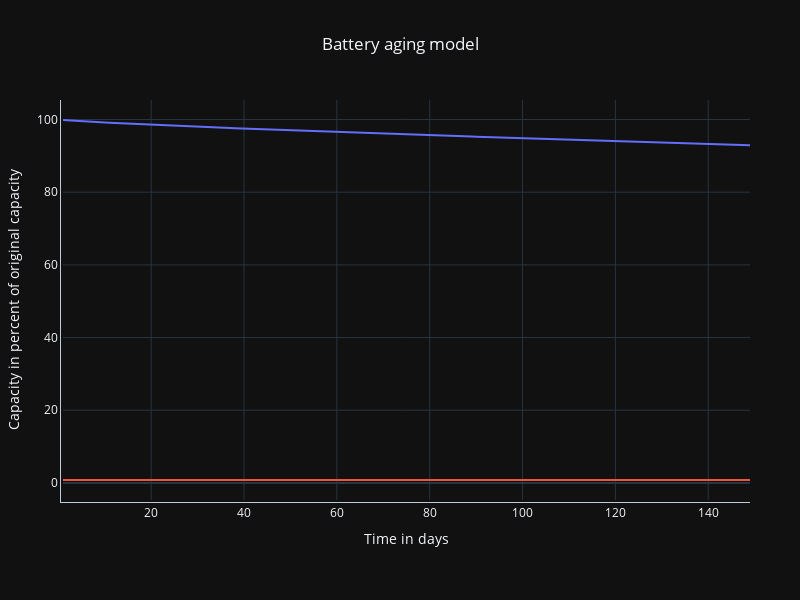

The code cell stored with this chart in its notebook:
### Code cell
statistical_model._function.plot(theta=theta,x=x)

### Figure 1 — Plotly figure (JSON) as saved in the notebook; plotly's stock layout.template omitted (floating-point values rounded to 4 significant figures; data arrays with more than 128 entries replaced by an {"elided": "..."} marker saying what was removed)
{"data": [{"line": {"width": 2}, "name": "Predicted _function", "visible": true, "x": {"elided": "149 int values"}, "y": {"elided": "149 float values"}, "type": "scatter"}, {"line": {"width": 2}, "name": "Predicted _function", "visible": true, "x": {"elided": "149 int values"}, "y": {"elided": "149 float values"}, "type": "scatter"}], "layout": {"height": 600, "hoverdistance": 100, "hovermode": "closest", "margin": {"b": 100, "l": 50, "pad": 2, "r": 50, "t": 100}, "plot_bgcolor": "rgba(0,0,0,0)", "showlegend": false, "spikedistance": 1000, "title": {"text": "Battery aging model", "x": 0.5, "xanchor": "center"}, "width": 800, "xaxis": {"automargin": true, "linecolor": "#BCCCDC", "linewidth": 1, "showline": true, "showspikes": false, "spikecolor": "#999999", "spikedash": "dot", "spikemode": "marker", "spikesnap": "data", "spikethickness": 2, "title": {"text": "Time in days"}}, "yaxis": {"automargin": true, "linecolor": "#BCCCDC", "linewidth": 1, "showline": true, "title": {"text": "Capacity in percent of original capacity"}}, "legend": {"yanchor": "top", "y": 0.9, "xanchor": "right", "x": 0.95}}}
